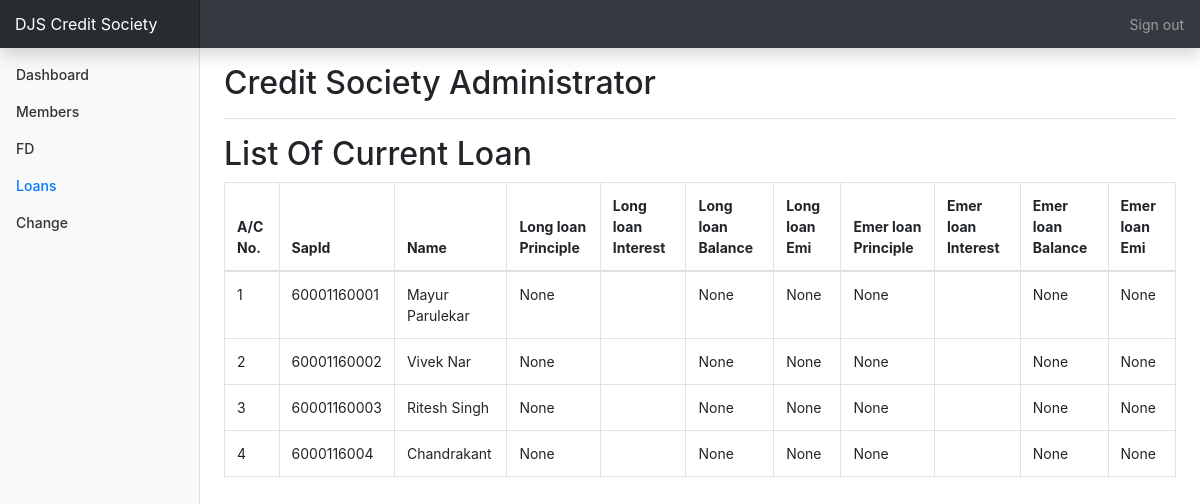
Page /csadmin/loansadmin (signed in) on the earlier database version.
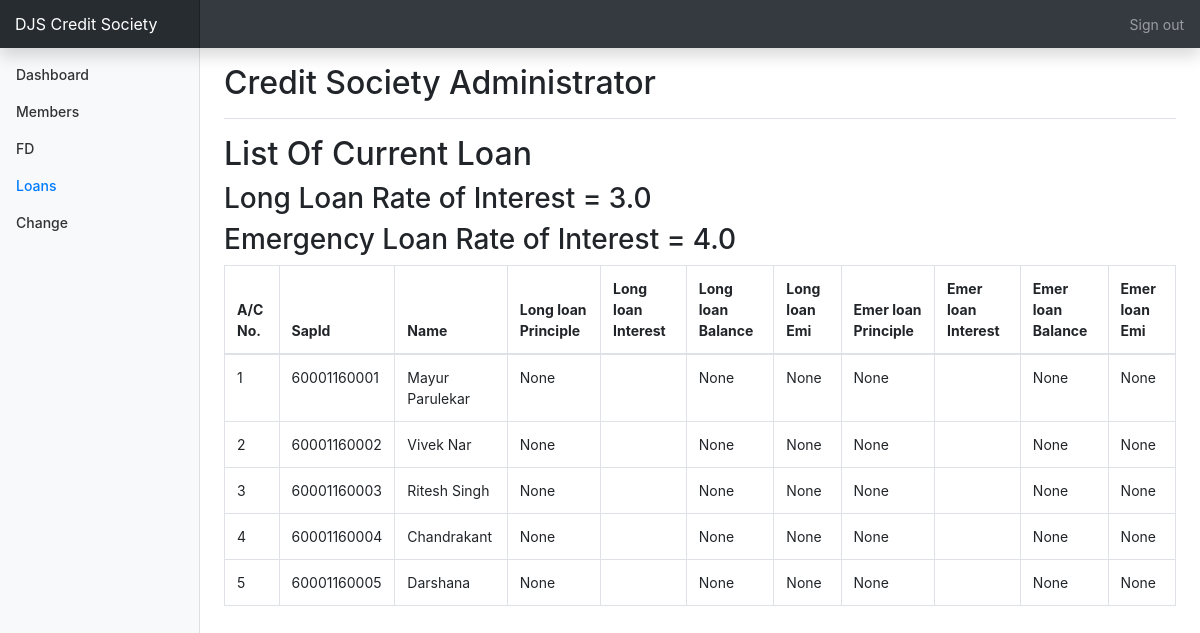
Same page on the later database version.
### status/models.py (models this page shows, shortened)
class Account(models.Model):
    accountnumber=models.IntegerField(null=False,unique=True)
    username=models.ForeignKey(User,on_delete=models.SET_NULL,null=True,unique=True)
    name=models.CharField(max_length=50,null=False)
    sapid=models.IntegerField(null=False,unique=True)
    dateofjoining=models.DateField(null=False)
    shareamount=models.IntegerField(default=0,null=False)
    sharebalance=models.IntegerField(default=0)
    cdamount=models.IntegerField(default=0)
    cdbalance=models.IntegerField(default=0)
    totalamount=models.IntegerField(default=0)
    sharesstartingnumber=models.IntegerField(null=True)
    sharesendingnumber=models.IntegerField(null=True)
    isloantaken=models.BooleanField(default=False)
    longloanamount=models.IntegerField(blank=True,null=True)
    longloanprinciple=models.IntegerField(blank=True,null=True)
    longloaninterestamount=models.IntegerField(blank=True,null=True)
    longloanbalance=models.IntegerField(blank=True,null=True)
    longloanemi=models.IntegerField(blank=True,null=True)
    emerloanamount=models.IntegerField(blank=True,null=True)
    emerloanprinciple=models.IntegerField(blank=True,null=True)
    emerloaninterestamount=models.IntegerField(blank=True,null=True)
    emerloanbalance=models.IntegerField(blank=True,null=True)
    emerloanemi=models.IntegerField(blank=True,null=True)
    fdcapital=models.IntegerField(default=True,null=True)
    fdmaturitydate=models.DateField(null=True)

class interests(models.Model):
    sharedividend=models.FloatField(blank=True,null=True)
    cddividend=models.FloatField(blank=True,null=True)
    fdinterest=models.FloatField(blank=True,null=True)
    emerloaninterest=models.FloatField(blank=True,null=True)
    longloaninterest=models.FloatField(blank=True,null=True)

### csadmin/views.py (the view)
# urls.py: path('loansadmin', views.loansadmin,name="loansadmin"),
@login_required
def loansadmin(request):
    Loansadmin=Account.objects.all
    Interests=interests.objects.all
    print(Interests)
    context={
        'Loansadmin':Loansadmin,
        'Interests':Interests,
        'loan':"active"
    }
    return render (request,'loansadmin.html',context=context)

### csadmin/templates/loansadmin.html (shortened to what this page needs)
{%extends 'base.html'%}
{%block content%}
<h1 class="h2">List Of Current Loan</h1>
<div class="table-responsive">
  {%for i in Interests%}
  <h3>Long Loan Rate of Interest = {{i.longloaninterest}}</h3>
  <h3>Emergency Loan Rate of Interest = {{i.emerloaninterest}}</h3>
  {%endfor%}
  <table class="table table-bordered">
    <thead>
      <tr>
        <th>A/C No.</th>
        <th>SapId</th>
        <th>Name</th>
        <th>Long loan Principle</th>
        <th>Long loan Interest</th>
        <th>Long loan Balance</th>
        <th>Long loan Emi</th>
        <th>Emer loan Principle</th>
        <th>Emer loan Interest</th>
        <th>Emer loan Balance</th>
        <th>Emer loan Emi</th>
      </tr>
    </thead>
    <tbody>
      {%for i in Loansadmin%}
      <tr>
        <td>{{i.accountnumber}}</td>
        <td>{{i.sapid}}</td>
        <td>{{i.name}}</td>
        <td>{{i.longloanprinciple}}</td>
        <td>{{i.longloaninterest}}</td>
        <td>{{i.longloanbalance}}</td>
        <td>{{i.longloanemi}}</td>
        <td>{{i.emerloanprinciple}}</td>
        <td>{{i.emerloaninterest}}</td>
        <td>{{i.emerloanbalance}}</td>
        <td>{{i.emerloanemi}}</td>
      </tr>
      {%endfor%}
    </tbody>
  </table>
</div>
{%endblock%}

Differences in the rows shown:
added interests: longloaninterest "3.0", emerloaninterest "4.0"
changed Account "Chandrakant": sapid "6000116004" → "60001160004"
added Account: accountnumber "5", sapid "60001160005", name "Darshana", longloanprinciple "None", longloanbalance "None", longloanemi "None", emerloanprinciple "None", emerloanbalance "None", emerloanemi "None"
